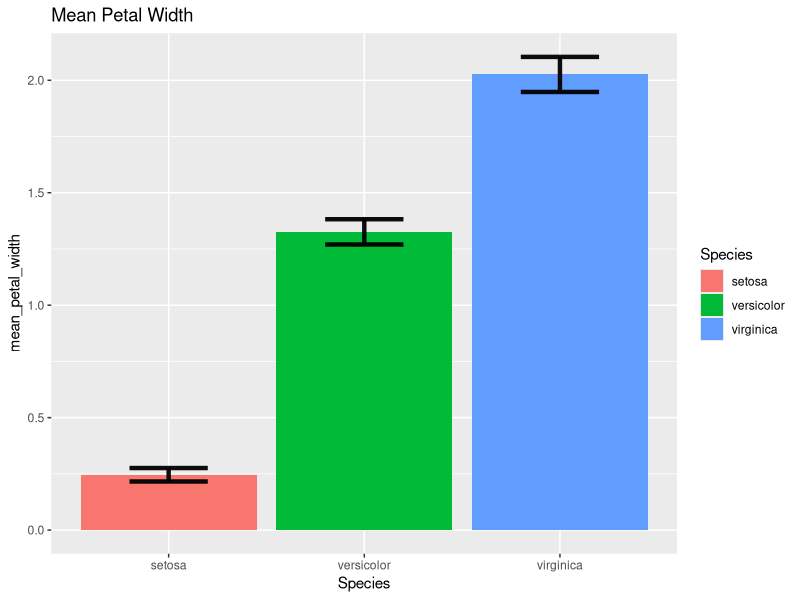
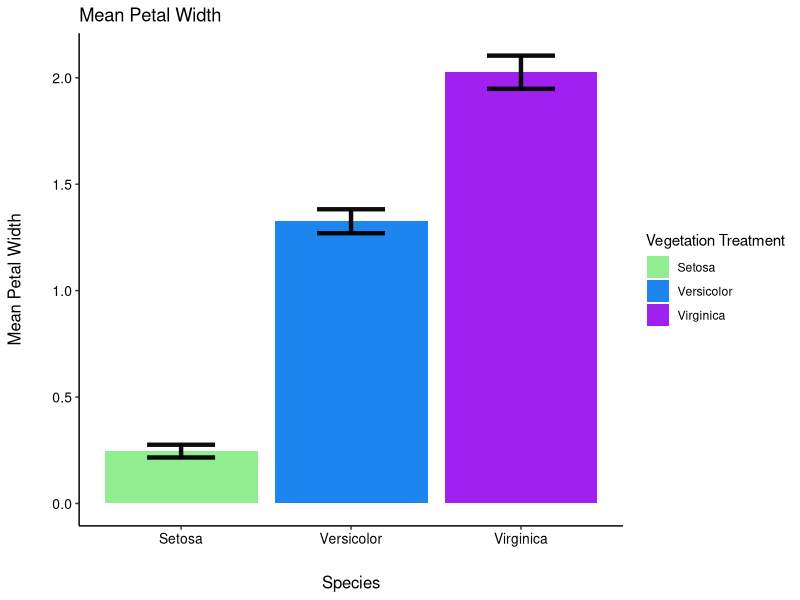
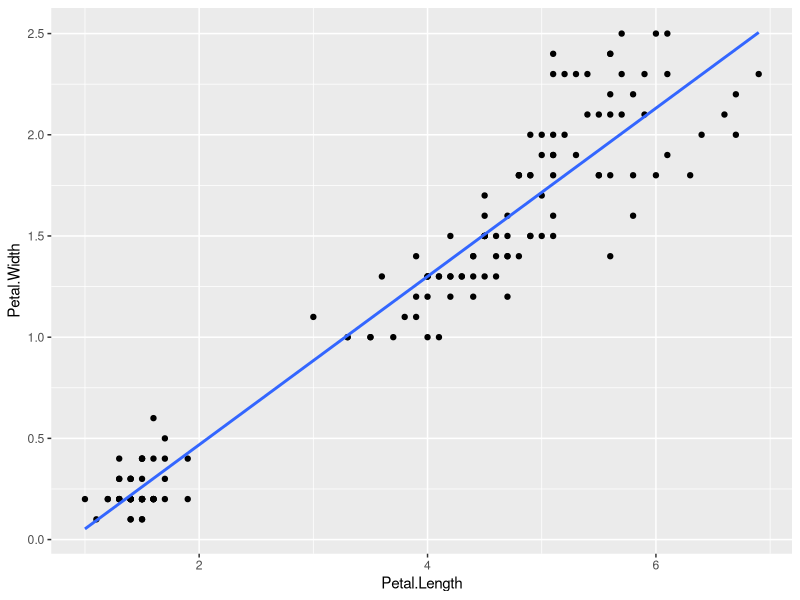
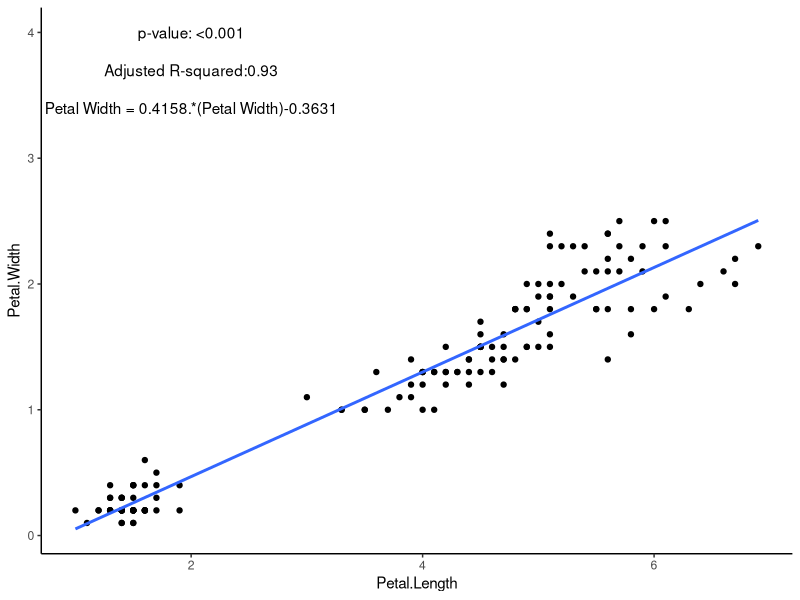
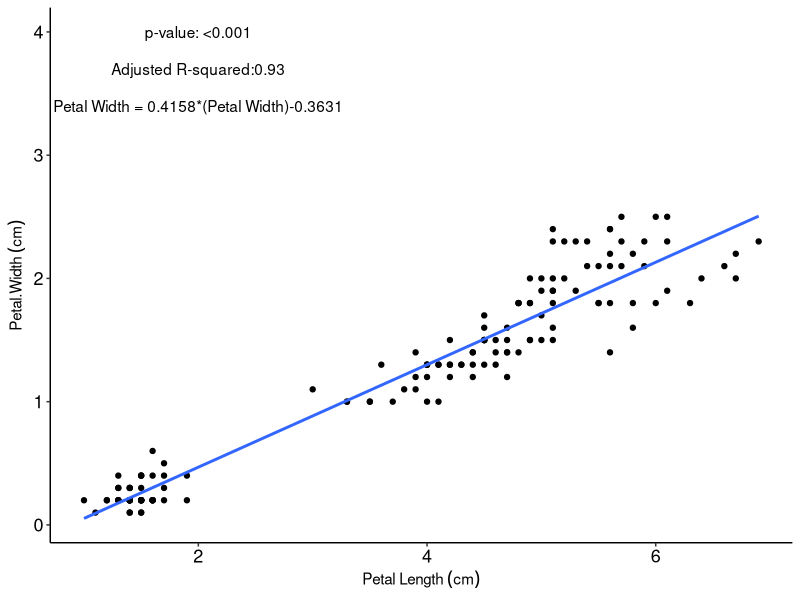

These charts were generated, in order, by the following R code:
###############################################################################

# tidyverse-dplyr data management tutorial

# Created by: Spencer Womble
# Email: sgwomble42@tntech.edu
# Date: 7/15/2022

########################################################

# Objectives

# This tutorial is designed for beginner tidyverse users. Many basic dplyr/tidyverse 
# functions related to data management are demonstrated here; however, this is certainly
# not an all-inclusive list. Refer to the R documentation/vignettes for these packages for details
# about their features. This tutorial also briefly touches on some aspects of 
# using ggplot (mostly within the context of plotting data from dplyr tibbles).
# The ggplot portion of this tutorial may be remedial for those familiar with the 
# package. However, those without much ggplot experience may find it beneficial.
# Please feel free to email me with any questions about or issues with this tutorial.

# - Spencer

########################################################################################

# Contents

# This tutorial will cover many basic function within the tidyverse-dplyr package including:

#   1) Different methods for sub-setting dataframes
#   2) Creating new columns based on mathematical operations and condition criteria
#   3) Data cleaning (reording columns, renaming columns, pivoting dataframe)
#   4) Calculating summary statistics
#   5) Basic operations for integrating dplyr output into ggplot2 and how to create a
#       basic ggplot2 for near publication-ready figures

#######################################################################################



##########################################################

# General Information about dplyr

##########################################################

### The structure of a pipe in the tidyverse ###################################

# a pipe is a useful method for linking multiple functions in r. It is especially valuable
# when you want to nest functions within each other or perform them in a specific order
# pipes, and the package within the tidyverse called "dplyr", are also very useful as data management tools


# example of a pipe

#Important note: %>% indicates the end or beginning of a new function
#   every time you want to add a new function to a pipe, put %>% following the end of the 
#   previous function

# data <- "the dataframe you want to use" %>% "tidyverse or base-R argument or function" %>%
#           "next argument or functinon"...ect

# note: newly created dataframes using tidyverse packages are referred to as "tibbles", they operate the same way a normal dataframe does


# IMPORTANT NOTE - if you have the "car" package loaded you will recieve and error 
#                   warning because both "car" and "dplyr" have a "select" function.
#                   to overcome this warning, use the command "dplyr::select" to tell R
#                   that you want it to use dplyr's "select" function.

##############################################

# Common function in dplyr

##############################################

# tibble - these are dataframe created by dplyr and generally operate the same way a dataframe created in base-R would
# mutate - create new columns/variables, perform mathematical functions
# select - subset data based on column names - very helpful during analyses when using datasheets with many variables
# group_by - tells dplyr how it should group results when performing row-wise tasks or when filtering
# filter - a method for sub-setting data. Works like "subset" in base R, but can be more useful as you can stack functions easier
# pivot_longer -  a method for turning data from a wide format to a long format
# pivot_wider -  a method for turning data from long format to a wide format
# rename - how to rename a column header
# relocate - used to change the order of columns in a data frame
# summarise - a way to calculate summary statistics like means, standard deviations, standard errors, and confidence intervals
# starts_with - a way to select data within a column based on a character match
# ends_with - same function as start_with just for sufix matching
# str_detect - used to tell R to perform functions on a column based on an exact character string match
# ! - used to tell R NOT to perform any action on a column listed with a "!" preceding the column name
# dplyr::count - a method for seeing how many factor levels are contained within a data frame
# arrange - sort rows based on a grouping critera (like species name)
#######################################################################################################################################
#######################################################################################################################################

# Begin R script for dplyr tutorial

#######################################################################################################################################
#######################################################################################################################################


library(dplyr) # dplyr is nested in the tidyverse package, but I loaded it separately here to point out that this is what we will 
# be working with mostly in this tutorial
library(tidyverse)
library(tidyr)

data<-iris
str(data)

# check for any NA's in the data ####
any(is.na(data))
# this returns "FALSE" meaning there no NA's. 

#########################################################


## Let's make a new column called "plant_ID"  so that we have a second (besides Species) grouping variable #######

data$plant_ID<-rep(1:150) # "rep" is a call to repeat a set or string of numbers, see "rep" function for more advanced options



#################################################################################


# let's move our new "plant_ID" column to the first column location

data<- data %>% relocate(plant_ID, .before = "Sepal.Length") # moving the column over by veg treatment; you must have the "." in front of "before or it will create a new column called "before"
str(data)



##########################################################################

# Now let's use dplyr to create new variable ###########

#### make a new column that shows "petal area" ####

# note: we're going to add to our dataframe, but we could make a new one by naming it something else like data2 ect.

data<- data %>% # this calls the data frame
  group_by(plant_ID) %>% # this is telling R that we want to to do this calc. for each row. Always choose a group option if performing mutations or filtering
  # we don't have to have "group_by" for this but it's good practice
  rowwise() %>% # telling R to do these sums according to each row. This is needed to deal with the NA's
  mutate(Petal.Area = sum(Petal.Length*Petal.Width, na.rm = TRUE)) %>%
  ungroup() # it's always a good idea to ungroup so you don't accidentally carry that argument to another section of code
str(data)

##########################################################################

# Now let's subset and filter rows and columns based on conditions we want each observation to meet ####

# let's make a new tibble that only has plant ID, species, and Petal Width
subdata<- data %>% group_by(plant_ID) %>% select(plant_ID,Petal.Width:Species) %>% # select is telling dplyr which columns we want included in our new tibble
  #       use commas after each column if they are in different locations, you can use : to select a range of columns
  ungroup() # you don't have to use the "group_by" function here, but it doesn't hurt
str(subdata)



# here we're going to build a tibble that only includes the species "setosa"
sub_data1<- data %>% group_by(Species) %>% filter(Species == "setosa") %>% # the "==" tells R we want an exact character match
  # we are grouping by "Species" here because that's the variable we're interested in filtering for
  # this means that you need to put the exact name "setosa" in or the code won't work
  ungroup() # it is important to ungroup here in case you use similar calls later in the code and it makes the newly created tibble easier to read
print(sub_data1)



# here we'll create a new tibble with only the "setosa" species, plant ID, and petal width columns
sub_data2<- data %>% group_by(Species) %>% filter(Species == "setosa") %>%
  select(plant_ID, Petal.Width:Species) %>% ungroup() # here the order we do these functions in does not matter
# but it can be important sometimes, especially if you are performing mathematical operations
print(sub_data2)



# here we'll create a tibble that has only rows 
# where the petal area is greater than the mean petal area
# We can do a number of filters using =, <, >, ect. 
sub_data3<- data %>% group_by(Species) %>%
  filter(Petal.Area > mean(Petal.Area, na.rm = TRUE)) %>% # we put na.rm in here to exclude any cells with NA
  # we don't have any cells with NA's in this example, but the code is here in case your data does
  ungroup()
str(sub_data3)



# let's create a new dataframe using "str_detect" functions. "str_detect" can be used
#   like the "stars_width" and "ends_with" selecting verbs; however, "str_detect" is
#   more compatible than "starts_with" and "ends_with" when performing operations
#   like filter or mutate on the data. In this new tibble,
#   we will create a new variable called "sepal width average" for the species "setosa" 

starts_ends_subset<- data %>% dplyr::select(plant_ID:Sepal.Length, 
                                            starts_with("Speci"), ends_with("width"),
                                            !Petal.Area) %>% # "starts_width" and "ends_width to select variable matching the designated character string
  # the "!Petal.Area" tells R to not include that column in our new dataframe
  filter(str_detect(Species,"osa")) %>% # "str_detect" is telling R to filter rows that contain "osa" in the column "Species"
  mutate(sepal_width_average = mean(Sepal.Width, na.rm = TRUE))
print(starts_ends_subset)

#########################################################################

# Now let's explore using the pivot_wider and pivot_longer functions.
# We will use Species as our grouping variable for pivoting and 
# Petal Width and Sepal Length as our values to pivot.

# Our data is currently in long form. So, let's first pivot to wide form.
# Pivoting is one of the most complicated data management processes in dplyr/tidyverse (in my opinion).
# Here there are the steps we need to take to properly pivot our data from long to wide form:

# Step 1) Determine how many observation of our grouping variable (Species)
#         Are in the data frame. We need to do this because we will need to 
#         create a helper column that R can use as a row reference so it does
#         not get confused and include all 150 rows in our wider-form data set
#         (not doing this results in columns with NA's that is very messy)

dplyr::count(data,Species) # the "count" we can determine how many observations
#                          of the factor "Species" we have"
# based on count we see we have 50 observations per species


# Step 2) Create a helper reference column and pivot the data

# now let's create our wide-form data frame
iris_data_wide_form<-data %>% select(Species, Sepal.Length, Petal.Width) %>% # selecting our variables of interest
    mutate(row_ref = rep((1:50), times = 3)) %>% # here we are creating our helper reference column
    # there are 50 observations of each species; therefore, we need 3 sets of the number 1:50
    # this enables R to eliminate the excess rows so that our new columns are have 50 rows each (which is what we want)
pivot_wider(names_from = Species, values_from = c(Petal.Width,Sepal.Length)) %>% # names_from is telling R which column the new column names
  #   should be taken from (here it will yield one new column per species for Petal Width and Sepal Length). 
  #   values_from tells R which columns it should be pulling values from to make.
  dplyr::select(-row_ref) #this line removes our helper column

print(iris_data_wide_form) # now we see that we successfully pivoted our data to wide form!
      
#############################



# Now, we are going to bring our data back to long-form with pivot_longer

iris_data_long_form<- iris_data_wide_form %>%
    mutate(plant_ID = rep((1:50), times = 1)) %>% # making helper column again
  # we need this so R knows how many rows it should end with
  # (3 species x 50 rows = 150 rows in the long-form)
  # SIDE NOTE: "rep()" is a base-R function that creates repeating strings of numbers.
  # see help(rep) for more details on how the code is structured and what all it can do
  
    pivot_longer(cols = !plant_ID, # this tells R: 1) our reference column
                 # is going to be plant_ID; 2) DO NOT treat this column like a value
                 
    names_to = c(".value", "Species"), # here is a nice bit of code when working with
    # a large number of columns. names_to tells R what we want our new names to be,
    # ".value" tells R to pivot all the columns in our data frame (excluding the reference column we made)
    # "Species" tells R that we want our new grouping column to be names "Species"
    
    names_sep = "_") %>% # names_sep is telling R that we want our columns 
  # separated where the character "_" is encountered. Here, it is splitting
  # the species name (like setosa) from Petal.Width and Sepal.Length so that
  # the species names go into the new column we are creating when we referenced
  # "Species" in our names_to argument.
  
  arrange(Species) # here we are telling R to arrange our "new" column
  #  called "Species" by alphabetical order.


# Congratulations! We've now pivoted to both wide and long-form data frames.
# This is often a particularly challenging data management function in dply/tidyverse for beginners and intermediate users to learn
# so you may need to go through the annotations multiple times. If you're confused,
# don't feel discouraged! You'll get it quickly as long as your keep at it!




#########################################################################

# now let's make some summary tibbles. Summary tibbles can be very useful for plotting 
# things in ggplot. We can pass our data means, ranges, ect... on to ggplot

# summarise differs from mutate in some ways. Mutate is more useful for performing complex
# mathmaticial operations or creating a new variable whereas summarise is better when wanting to create 
# a summary tibble. This especially useful when you want to quickly compare means and standard deviations
# among groups

# IMPORTANT NOTE: the following summary statistics are for ARITHMATIC summary statistics
#                 NOT for model-generated means. For things like estimated marginal means, 
#                 use the emmeans package 

# summary table showing mean petal width for each species
mean_data<- data %>% group_by(Species) %>%
  summarise(Species_means = mean(Petal.Width), n = n()) %>% # n = n() tells you how many observations were used to calc. each mean
  ungroup()
print(mean_data)

##########################################################################

## now let's get more complicated with our summary statistic calculations
# this is very useful when constructing bar charts and line graphs as you will be
# able to load in error bars. One of the goals of this tutorial is to be able 
# to pass data to ggplot and edit ggplots to have figures that are at or near publication ready


# calculating summary statistics: mean, standard deviation (sd), standard error (se), and building 95% confidence intervals ####

# we'll do this for petal width

# IMPORTANT NOTE - these calculate arithmatic means, not model means.
#   for model means, users should refer to the emmeans package (https://cran.r-project.org/web/packages/emmeans/emmeans.pdf)


# getting arithmatic confidence intervals and other summary statistics
summary_stats<- data %>%
  group_by(Species) %>%
  summarise(mean_petal_width = mean(Petal.Width), # first, we'll calc some of the summary stats
            sd = sd(Petal.Width, na.rm = TRUE), # "sd" call means standard deviation
            n = n()) %>%
  mutate(se = sd / sqrt(n), # calculating standard error
         lower_bound = mean_petal_width - qt(1 - (0.05 / 2), n - 1) * se, # calculating CI lower bound
         upper_bound = mean_petal_width + qt(1 - (0.05 / 2), n - 1) * se) # calculating CI upper bound
print(summary_stats)


#######################################################################

# incorporating tibbles and summary statistics into ggplot


# Now we can begin plotting our data
# Let's create a barchart of means with CI's included

ggplot(data = summary_stats, aes(x = Species, 
                                 y = mean_petal_width, 
                                 fill = Species)) +
  geom_bar(stat = "identity") + # "identity tells ggplot to use the y vals for the error bar. 
  geom_errorbar(aes(x=Species, ymin=lower_bound, ymax=upper_bound), # calling our CI's we calculated in the summary statistics
                width=0.4, colour="black", alpha=0.95, size=1.5) +
  ggtitle("Mean Petal Width")

#############################

# now lets clean up the graph to make it more publication ready. 

ggplot(data = summary_stats, aes(x = Species, 
                                 y = mean_petal_width, fill = Species)) +
  geom_bar(stat = "identity") +
  geom_errorbar(aes(x=Species, ymin=lower_bound, ymax=upper_bound), 
                width=0.4, colour="black", alpha=0.95, size=1.5) + # setting preferences on color and size of error bars
  xlab( "Species") +
  ylab("Mean Petal Width") +
  scale_x_discrete(labels=as.character # renaming species on graph so they are capitalized. You can do this for any type of 
                   #  grouping variables like species, treatment, site, ect... You can also use this to remove underscores and periods
                   #  to help make the graph more publication ready. For example, use this code to change "Treatment_1" to "Treatment 1" on the graph
                   (c("Setosa","Versicolor", "Virginica")))+
  # Here's a bit of code to manually select colors for each group
  # This part is a pain, but it's how you change names in and of your legend
  # you have to provide ggplot with the same number of color choices as you have items
  # in the legend. Here I used scale_fill_manual because I used fill = in the aes mapping
  # if I was to use something like "color = _____" in aes, I would need to use
  # scale_color_manual
  # you can also choose color pallets to do this as well. The scale_color_brewer pallet
  # called "Dark2" is colorblind-friendly and very visible
  scale_fill_manual(name = "Vegetation Treatment", 
                    labels = (c("Setosa", "Versicolor", "Virginica")),
                    values = c('lightgreen','dodgerblue2','purple'))+ # this tells ggplot which colors to use
  theme_bw() + # theme bw stands for black and white. This theme removes background grids and is the most publication-ready built-in theme
  # you can also manually specify elements of the theme as we do below
  theme(panel.grid.major = element_blank(), # add: legend.position = 'none' to the theme() call to remove legend
        panel.grid.minor = element_blank(), # remove grids
        panel.background = element_blank(), # make background white
        panel.border = element_blank(), # remove borders
        axis.line = element_line(colour = "black"), # make axis lines black
        axis.text = element_text(size = 10, color = 'black'), # set text size
        axis.title.y = element_text(margin = 
                                      margin(t = 0, r = 20, b = 0, l = 0), size = 12), # moving axis title away from values and increase title size
        axis.title.x = element_text(margin = margin(t = 20), size = 12))+
  ggtitle("Mean Petal Width") # remove this line if you don't want a title



###############################################################################################33

# now let's create a regression plot that is near publication ready
# this is not a tidyverse-specific exercise, but it provides code to 
# set axes with special characters that can be difficult to code properly for those
# new to ggplot or R


# basic regression plot (like you would make in excel) ####
# let's regress petal width against petal length
ggplot(data, aes(x=Petal.Length, y = Petal.Width))+
  geom_point()+ # geom_point tells ggplot that this will be a scatter plot
  geom_smooth(method = 'lm', se = FALSE) #this line calls the basic regression equation; ggplot defaluts to loess regression
# se = false removes the error bars around the regression line



# now let's fit a regression ourslves - we will use this information to display the 
# R2, p-values, and regression equations directly on the graph
mod1<- lm(Petal.Width ~ Petal.Length, na.action = na.omit, data = data)
summary(mod1)


# plot the regression and include p.val, R2, and regression equation ####

ggplot(data, aes(x=Petal.Length, y = Petal.Width))+
  geom_point()+
  geom_smooth(method = 'lm', se = FALSE)+
  theme_classic() +
  annotate('text', x=2, y = 4, label = 'p-value: <0.001')+ # x = and y = are telling ggplot where on the graph to put the annotations
  # these locations correspond to the respective axes
  annotate('text', x=2, y = 3.7, label = 'Adjusted R-squared:0.93')+
  annotate('text', x=2, y = 3.4, label = 'Petal Width = 0.4158.*(Petal Width)-0.3631')

# same as above but with simplified code
ggplot(data, aes(x=Petal.Length, y = Petal.Width))+
  geom_point()+
  geom_smooth(method = 'lm', se = FALSE)+
  labs(x = bquote(Petal~Length~(cm)), y = bquote(Petal.Width~(cm)))+# bquote can also be used to make sub and superscripts characters
  theme_classic()+ # this calls a pre-designed format
  theme(axis.text = element_text(size = 13, color = 'black'))+ # need a separate line of "theme()" to make manual changes
  annotate('text', x = c(2,2,2), y = c(4,3.7,3.4), 
           label = c('p-value: <0.001','Adjusted R-squared:0.93',
                     'Petal Width = 0.4158*(Petal Width)-0.3631'))






